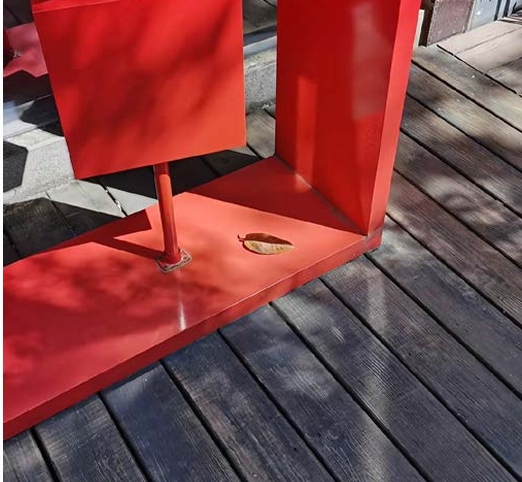
#> input picture test_image.png, 522 x 482 px
$ python -i smart_framing.py   (imports and definitions only)
#> lines starting #> are read from the running program, lines starting #| are printed output that depends on the picture
#> further down, picture is the input picture: shape (482, 522, 3); mean B, G, R 68.4, 67.1, 128
import math
from dataclasses import dataclass
from typing import Dict, List, Optional, Sequence, Tuple

import cv2
import numpy as np


BBox = Tuple[int, int, int, int]  # x1, y1, x2, y2


@dataclass
class CropPrediction:
    bbox: BBox
    aesthetic_score: float
    feature_scores: Dict[str, float]


class LinearAestheticModel:
    """Simple linear model with closed-form ridge regression for reproducible training."""

    def __init__(self, l2: float = 1e-3):
        self.l2 = l2
        self.w: Optional[np.ndarray] = None
        self.b: float = 0.0

    def fit(self, x: np.ndarray, y: np.ndarray) -> None:
        x = np.asarray(x, dtype=np.float32)
        y = np.asarray(y, dtype=np.float32).reshape(-1, 1)
        ones = np.ones((x.shape[0], 1), dtype=np.float32)
        x_aug = np.concatenate([x, ones], axis=1)
        i = np.eye(x_aug.shape[1], dtype=np.float32)
        i[-1, -1] = 0.0  # no regularization on bias
        beta = np.linalg.pinv(x_aug.T @ x_aug + self.l2 * i) @ x_aug.T @ y
        self.w = beta[:-1, 0]
        self.b = float(beta[-1, 0])

    def predict(self, x: np.ndarray) -> np.ndarray:
        if self.w is None:
            raise RuntimeError("Model is not trained. Call fit() first.")
        x = np.asarray(x, dtype=np.float32)
        return x @ self.w + self.b


def bbox_iou(a: BBox, b: BBox) -> float:
    ax1, ay1, ax2, ay2 = a
    bx1, by1, bx2, by2 = b
    ix1, iy1 = max(ax1, bx1), max(ay1, by1)
    ix2, iy2 = min(ax2, bx2), min(ay2, by2)
    iw, ih = max(0, ix2 - ix1), max(0, iy2 - iy1)
    inter = iw * ih
    area_a = max(0, ax2 - ax1) * max(0, ay2 - ay1)
    area_b = max(0, bx2 - bx1) * max(0, by2 - by1)
    union = area_a + area_b - inter
    return 0.0 if union <= 0 else inter / union


class SmartFramer:
    def __init__(self, model: Optional[LinearAestheticModel] = None):
        self.model = model

    @staticmethod
    def _saliency_map(image: np.ndarray) -> np.ndarray:
        img = cv2.cvtColor(image, cv2.COLOR_BGR2Lab)
        l, a, b = cv2.split(img)
        blur = cv2.GaussianBlur(img, (0, 0), 7)
        dl = cv2.absdiff(l, blur[:, :, 0]).astype(np.float32)
        da = cv2.absdiff(a, blur[:, :, 1]).astype(np.float32)
        db = cv2.absdiff(b, blur[:, :, 2]).astype(np.float32)
        s = dl + da + db
        s = cv2.GaussianBlur(s, (0, 0), 5)
        s = s - s.min()
        if s.max() > 1e-6:
            s /= s.max()
        return s

    @staticmethod
    def _rule_of_thirds_mask(h: int, w: int, sigma: float = 0.08) -> np.ndarray:
        ys, xs = np.mgrid[0:h, 0:w].astype(np.float32)
        xs /= max(1, w - 1)
        ys /= max(1, h - 1)
        points = [(1 / 3, 1 / 3), (2 / 3, 1 / 3), (1 / 3, 2 / 3), (2 / 3, 2 / 3)]
        mask = np.zeros((h, w), dtype=np.float32)
        for px, py in points:
            d2 = (xs - px) ** 2 + (ys - py) ** 2
            mask = np.maximum(mask, np.exp(-d2 / (2 * sigma * sigma)))
        return mask

    def extract_features(self, image: np.ndarray, bbox: BBox) -> Tuple[np.ndarray, Dict[str, float]]:
        x1, y1, x2, y2 = bbox
        crop = image[y1:y2, x1:x2]
        h, w = crop.shape[:2]
        if h < 8 or w < 8:
            return np.zeros(6, dtype=np.float32), {
                "saliency_mean": 0.0,
                "thirds_alignment": 0.0,
                "edge_density": 0.0,
                "color_var": 0.0,
                "entropy": 0.0,
                "size_ratio": 0.0,
            }

        saliency = self._saliency_map(crop)
        thirds = self._rule_of_thirds_mask(h, w)
        gray = cv2.cvtColor(crop, cv2.COLOR_BGR2GRAY)
        edges = cv2.Canny(gray, 80, 160)
        hsv = cv2.cvtColor(crop, cv2.COLOR_BGR2HSV)

        saliency_mean = float(saliency.mean())
        thirds_alignment = float((saliency * thirds).sum() / (saliency.sum() + 1e-6))
        edge_density = float((edges > 0).mean())
        color_var = float(hsv[:, :, 1].std() / 255.0)
        hist = cv2.calcHist([gray], [0], None, [64], [0, 256]).reshape(-1)
        p = hist / (hist.sum() + 1e-6)
        entropy = float(-(p * np.log(p + 1e-9)).sum() / math.log(len(p)))
        size_ratio = float((h * w) / (image.shape[0] * image.shape[1]))

        vals = np.array([
            saliency_mean,
            thirds_alignment,
            edge_density,
            color_var,
            entropy,
            size_ratio,
        ], dtype=np.float32)
        names = ["saliency_mean", "thirds_alignment", "edge_density", "color_var", "entropy", "size_ratio"]
        return vals, {k: float(v) for k, v in zip(names, vals)}

    @staticmethod
    def generate_candidates(image: np.ndarray, max_candidates: int = 240) -> List[BBox]:
#> called with max_candidates = 240
        h, w = image.shape[:2]
#> h = 482; w = 522
        ratios = [1.0, 4 / 3, 3 / 4, 16 / 9, 9 / 16]
        scales = [0.45, 0.55, 0.65, 0.75, 0.85]
        out: List[BBox] = []
        for s in scales:
            area = h * w * s
            for r in ratios:
                ch = int(math.sqrt(area / r))
                cw = int(ch * r)
                if ch >= h or cw >= w:
                    continue
                dy = max(1, ch // 5)
                dx = max(1, cw // 5)
                for y1 in range(0, h - ch + 1, dy):
                    for x1 in range(0, w - cw + 1, dx):
                        out.append((x1, y1, x1 + cw, y1 + ch))
        if len(out) > max_candidates:
            idx = np.linspace(0, len(out) - 1, max_candidates).astype(int)
            out = [out[i] for i in idx]
        return out

    def predict_best_crop(self, image: np.ndarray) -> CropPrediction:
        cands = self.generate_candidates(image)
#> cands = 68 items, first 6: (0, 0, 336, 336), (67, 0, 403, 336), (134, 0, 470, 336), (0, 67, 336, 403), (67, 67, 403, 403), (134, 67, 470, 403)
        feats, detail = [], []
        for b in cands:
            f, d = self.extract_features(image, b)
            feats.append(f)
            detail.append(d)
#> this loop made 68 passes
#> (x1 in extract_features, y1 in extract_features, x2 in extract_features, y2 in extract_features, h in extract_features, w in extract_features, saliency_mean in extract_features, thirds_alignment in extract_features) on passes 1 to 12: (0, 0, 336, 336, 336, 336, 0.168, 0.151), (67, 0, 403, 336, 336, 336, 0.205, 0.163), (134, 0, 470, 336, 336, 336, 0.209, 0.153), (0, 67, 336, 403, 336, 336, 0.178, 0.161), (67, 67, 403, 403, 336, 336, 0.221, 0.181), (134, 67, 470, 403, 336, 336, 0.243, 0.148), (0, 134, 336, 470, 336, 336, 0.186, 0.135), (67, 134, 403, 470, 336, 336, 0.238, 0.157), (134, 134, 470, 470, 336, 336, 0.245, 0.157), (0, 0, 388, 291, 291, 388, 0.162, 0.176), (77, 0, 465, 291, 291, 388, 0.206, 0.123), (0, 58, 388, 349, 291, 388, 0.164, 0.179)
#> pass 1, in extract_features, `crop = image[y1:y2, x1:x2]`:
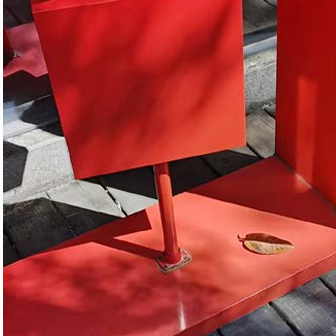
#> crop: shape (336, 336, 3); mean B, G, R 55.3, 58.4, 158.1
#> pass 1, in _saliency_map, `l, a, b = cv2.split(img)`:
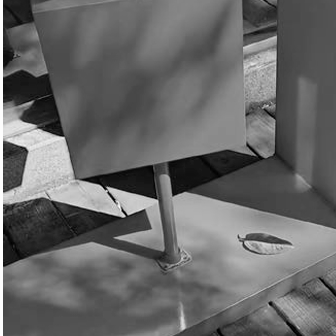
#> l: shape (336, 336); min 0, max 254, mean 103.4
#> pass 1, in _saliency_map, `l, a, b = cv2.split(img)`:
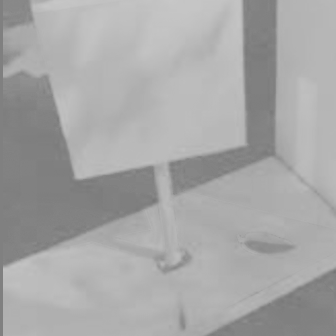
#> a: shape (336, 336); min 118, max 199, mean 166.7
        x = np.stack(feats, axis=0)
        if self.model is None or self.model.w is None:
            w = np.array([0.32, 0.24, 0.16, 0.08, 0.14, 0.06], dtype=np.float32)
            y = x @ w
        else:
            y = self.model.predict(x)
        k = int(np.argmax(y))
        return CropPrediction(cands[k], float(y[k]), detail[k])


def draw_bbox(image: np.ndarray, bbox: BBox, text: str = "best crop") -> np.ndarray:
    out = image.copy()
    x1, y1, x2, y2 = bbox
    cv2.rectangle(out, (x1, y1), (x2, y2), (0, 255, 0), 2)
    cv2.putText(out, text, (x1, max(20, y1 - 8)), cv2.FONT_HERSHEY_SIMPLEX, 0.7, (0, 255, 0), 2)
    return out

>>> import cv2
>>> picture = cv2.imread('test_image.png')
>>> result = SmartFramer().predict_best_crop(picture)
